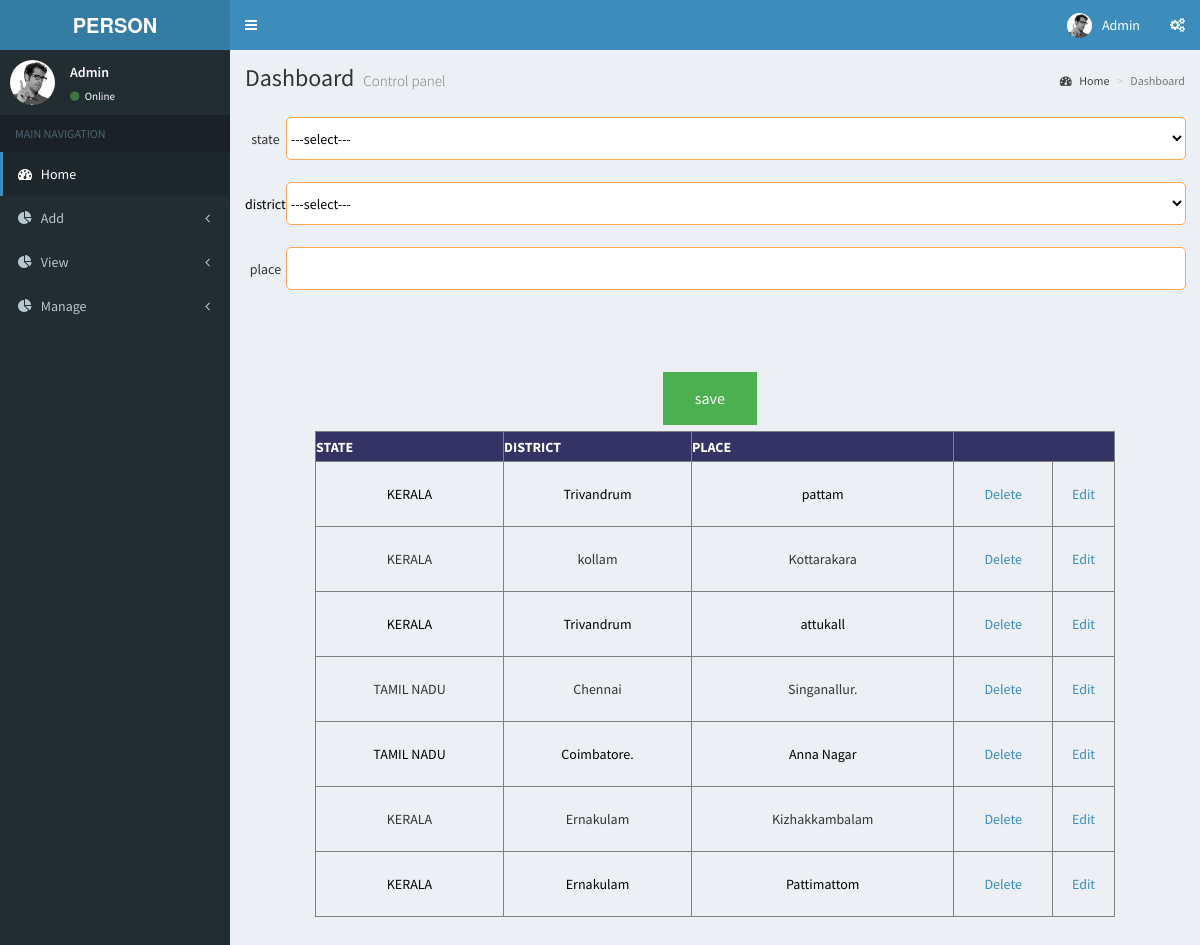
The page /admin/Place.php on the database its author committed.
### tables this page shows
CREATE TABLE IF NOT EXISTS `tbl_place` (
  `place_id` int(11) NOT NULL AUTO_INCREMENT,
  `dist_id` int(11) NOT NULL,
  `place_name` varchar(50) NOT NULL,
  PRIMARY KEY (`place_id`)
);

CREATE TABLE IF NOT EXISTS `tbl_state` (
  `state_id` int(11) NOT NULL AUTO_INCREMENT,
  `state_name` varchar(50) NOT NULL,
  PRIMARY KEY (`state_id`)
);

CREATE TABLE IF NOT EXISTS `tbl_district` (
  `dist_id` int(11) NOT NULL AUTO_INCREMENT,
  `dist_name` varchar(50) NOT NULL,
  `state_id` int(11) NOT NULL,
  PRIMARY KEY (`dist_id`)
);

### admin/Place.php (the view, shortened to what this page needs)
<?php
$con=mysqli_connect("localhost","root","","db_personmanage");
$editsname='';
?>
<!DOCTYPE html>
<html xmlns="http://www.w3.org/1999/xhtml">
<head>
</head>
<?php include("head.php");?>
<body>
<form name="frmplace" method="post">
<table width="452"  align="center">
<tr>
<td width="201">state</td>
<td width="235">
<select name="ddlstate" id="ddlstate" onChange="LoadDist(this.value)" class="textbox">
<option value="sel">---select---</option>
</select>
</td>
</tr>
<tr>
<td width="201">district</td>
<td>
<div id="divDistrict" name="divDistrict" >
<select name="ddldist" id="ddldist" class="textbox">
<option>---select---</option>
</select>
</div>
</td>
</tr>
<tr>
<td>place</td>
<td><input type="text" name="txtplacename" value="<?php echo $editsname?>" class="textbox"/></td>
</tr>
<tr>
  <td>&nbsp;</td><td>&nbsp;</td></tr>
<tr>
<td colspan="2">&nbsp;&nbsp;&nbsp;&nbsp;<input type="submit" name="btnsave" value="save" class="button"/>
&nbsp; &nbsp; &nbsp; &nbsp;</td>
</tr>
</table>
<table border="1" align="center">
<th>STATE</th><th>DISTRICT</th><th>PLACE</th><th colspan="2"></th>
<?php
$s=mysqli_query($con,"select * from tbl_place p,tbl_district d,tbl_state s where d.dist_id=p.dist_id and d.state_id=s.state_id") or die(mysql_error());
while($row=mysqli_fetch_array($s) or die(mysql_error()))
{
?>
<tr>
<td>
<?php
echo $row['state_name'];
?>
</td>
<td>
<?php
echo $row['dist_name'];
?>
</td>
<td>
  <?php
echo $row['place_name'];
?>
</td>
<td><a href="place.php?del=1&id=<?php echo $row['place_id'];?>">Delete</a></td>
<td><a href="place.php?edit=1&id=<?php echo $row['place_id'];?>">Edit</a></td>
</tr>
<?php
}
?>

### admin/head.php (shortened to what this page needs)
<!DOCTYPE html>
<html>
<head>
  <link rel="stylesheet" href="bootstrap/css/bootstrap.min.css">
  <link rel="stylesheet" href="https://cdnjs.cloudflare.com/ajax/libs/font-awesome/4.5.0/css/font-awesome.min.css">
  <link rel="stylesheet" href="https://cdnjs.cloudflare.com/ajax/libs/ionicons/2.0.1/css/ionicons.min.css">
  <link rel="stylesheet" href="dist/css/AdminLTE.min.css">
  <link rel="stylesheet" href="dist/css/skins/_all-skins.min.css">
  <link rel="stylesheet" href="plugins/iCheck/flat/blue.css">
  <link rel="stylesheet" href="plugins/morris/morris.css">
  <link rel="stylesheet" href="plugins/jvectormap/jquery-jvectormap-1.2.2.css">
  <link rel="stylesheet" href="plugins/datepicker/datepicker3.css">
  <link rel="stylesheet" href="plugins/daterangepicker/daterangepicker.css">
  <link rel="stylesheet" href="plugins/bootstrap-wysihtml5/bootstrap3-wysihtml5.min.css">
</head>
<body class="hold-transition skin-blue sidebar-mini">
<div class="wrapper">
  <header class="main-header">
    <a href="adminhome.php" class="logo">
      <span class="logo-lg"><b>PERSON MANAGING</b></span>
    </a>
    <nav class="navbar navbar-static-top">
      <a href="#" class="sidebar-toggle" data-toggle="offcanvas" role="button">
      </a>
      <div class="navbar-custom-menu">
        <ul class="nav navbar-nav">
          <li class="dropdown notifications-menu">
            <a href="#" class="dropdown-toggle" data-toggle="dropdown">
            </a>
          </li>
          <li class="dropdown tasks-menu">
            <a href="#" class="dropdown-toggle" data-toggle="dropdown">
            </a>
          </li>
          <li class="dropdown user user-menu">
            <a href="#" class="dropdown-toggle" data-toggle="dropdown">
              <img src="dist/img/user2-160x160.jpg" class="user-image" alt="User Image">
              <span class="hidden-xs">Admin</span>
            </a>
          </li>
          <li>
            <a href="#" data-toggle="control-sidebar"><i class="fa fa-gears"></i></a>
          </li>
        </ul>
      </div>
    </nav>
  </header>
  <aside class="main-sidebar">
    <section class="sidebar">
      <div class="user-panel">
        <div class="pull-left image">
          <img src="dist/img/user2-160x160.jpg" class="img-circle" alt="User Image">
        </div>
        <div class="pull-left info">
          <p>Admin</p>
          <a href="#"><i class="fa fa-circle text-success"></i> Online</a>
        </div>
      </div>
      <ul class="sidebar-menu">
        <li class="header">MAIN NAVIGATION</li>
        <li class="active treeview">
           <a href="adminhome.php"> <i class="fa fa-dashboard"></i> <span>Home</span>  </a>
           <span class="pull-right-container">
              <i class="fa fa-angle-left pull-right"></i>
            </span>
        </li>
        <li class="treeview">
         <a href="#">
            <i class="fa fa-pie-chart"></i>
            <span>Add</span>
            <span class="pull-right-container">
              <i class="fa fa-angle-left pull-right"></i>
            </span>
          </a>
        </li>
        <li class="treeview">
         <a href="#">
            <i class="fa fa-pie-chart"></i>
            <span>View</span>
            <span class="pull-right-container">
              <i class="fa fa-angle-left pull-right"></i>
            </span>
          </a>
        </li>
       <li class="treeview">
         <a href="#">
            <i class="fa fa-pie-chart"></i>
            <span>Manage</span>
            <span class="pull-right-container">
              <i class="fa fa-angle-left pull-right"></i>
            </span>
          </a>
        </li>
      </ul>
    </section>
  </aside>
  <div class="content-wrapper">
    <section class="content-header">
      <h1>
        Dashboard
        <small>Control panel</small>
      </h1>
      <ol class="breadcrumb">
        <li><a href="#"><i class="fa fa-dashboard"></i> Home</a></li>
        <li class="active">Dashboard</li>
      </ol>
    </section>
     <section class="content">

### admin/Place.php (style rules this page uses)
table { border-collapse:collapse; width:100%; }
th,td { text-align:center; padding:8px; height:30px; }
tr:nth-child(even) { color:#000; }
th { background-color:#336; color:white; text-align:center; }
.textbox { background: white; border: 1px solid #ffa853; border-radius: 5px; color:#000; outline: none; height:43px; width: 900px; }
table { width:800px; }
td { height:65px; }
.button { background-color: #4CAF50; border: none; color: white; padding: 15px 32px; text-align: center; text-decoration: none; display: inline-block; font-size: 16px; margin: 4px 2px; cursor: pointer; }

### rows shown on the page
tbl_place: tbl_state.state_name "KERALA", dist.dist_name "Trivandrum", place_name "pattam"
tbl_place: tbl_state.state_name "KERALA", dist.dist_name "kollam", place_name "Kottarakara"
tbl_place: tbl_state.state_name "KERALA", dist.dist_name "Trivandrum", place_name "attukall"
tbl_place: tbl_state.state_name "TAMIL NADU", dist.dist_name "Chennai", place_name "Singanallur."
tbl_place: tbl_state.state_name "TAMIL NADU", dist.dist_name "Coimbatore.", place_name "Anna Nagar"
tbl_place: tbl_state.state_name "KERALA", dist.dist_name "Ernakulam", place_name "Kizhakkambalam"
tbl_place: tbl_state.state_name "KERALA", dist.dist_name "Ernakulam", place_name "Pattimattom"
